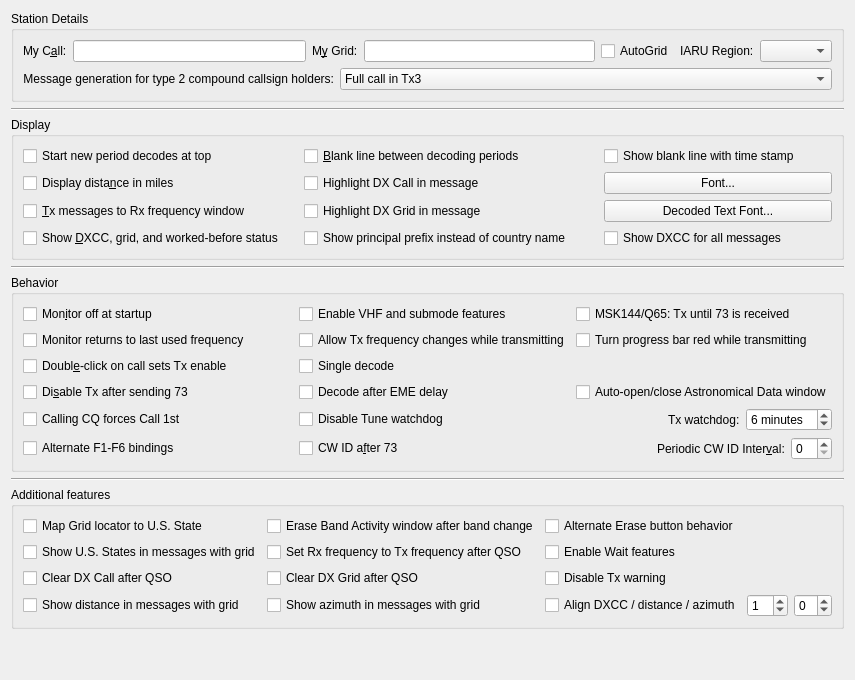
     <widget class="QWidget" name="general_tab">
      <attribute name="title">
       <string>Genera&amp;l</string>
      </attribute>
      <attribute name="toolTip">
       <string>General station details and settings.</string>
      </attribute>
      <layout class="QVBoxLayout" name="verticalLayout_4">
       <item>
        <widget class="QGroupBox" name="station_group_box">
         <property name="title">
          <string>Station Details</string>
         </property>
         <layout class="QVBoxLayout" name="verticalLayout_12">
          <item>
           <layout class="QHBoxLayout" name="horizontalLayout_14">
            <item>
             <layout class="QFormLayout" name="formLayout_3">
              <item row="0" column="0">
               <widget class="QLabel" name="callsign_label">
                <property name="text">
                 <string>My C&amp;all:</string>
                </property>
                <property name="buddy">
                 <cstring>callsign_line_edit</cstring>
                </property>
               </widget>
              </item>
              <item row="0" column="1">
               <widget class="QLineEdit" name="callsign_line_edit">
                <property name="toolTip">
                 <string>Station callsign.</string>
                </property>
               </widget>
              </item>
             </layout>
            </item>
            <item>
             <layout class="QFormLayout" name="formLayout_12">
              <item row="0" column="0">
               <widget class="QLabel" name="grid_label">
                <property name="text">
                 <string>M&amp;y Grid:</string>
                </property>
                <property name="buddy">
                 <cstring>grid_line_edit</cstring>
                </property>
               </widget>
              </item>
              <item row="0" column="1">
               <widget class="QLineEdit" name="grid_line_edit">
                <property name="toolTip">
                 <string>&lt;html&gt;&lt;head/&gt;&lt;body&gt;&lt;p&gt;Maidenhead locator, preferably 6 characters.&lt;/p&gt;&lt;/body&gt;&lt;/html&gt;</string>
                </property>
               </widget>
              </item>
             </layout>
            </item>
            <item>
             <widget class="QCheckBox" name="use_dynamic_grid">
              <property name="toolTip">
               <string>Check to allow grid changes from external programs</string>
              </property>
              <property name="text">
               <string>AutoGrid</string>
              </property>
             </widget>
            </item>
            <item>
             <layout class="QFormLayout" name="formLayout_2">
              <item row="0" column="0">
               <widget class="QLabel" name="label_12">
                <property name="text">
                 <string>IARU Region:</string>
                </property>
                <property name="buddy">
                 <cstring>region_combo_box</cstring>
                </property>
               </widget>
              </item>
              <item row="0" column="1">
               <widget class="QComboBox" name="region_combo_box">
                <property name="toolTip">
                 <string>&lt;html&gt;&lt;head/&gt;&lt;body&gt;&lt;p&gt;Select your IARU region.&lt;/p&gt;&lt;/body&gt;&lt;/html&gt;</string>
                </property>
               </widget>
              </item>
             </layout>
            </item>
           </layout>
          </item>
          <item>
           <layout class="QFormLayout" name="formLayout_13">
            <item row="0" column="0">
             <widget class="QLabel" name="label_5">
              <property name="text">
               <string>Message generation for type 2 compound callsign holders:</string>
              </property>
              <property name="alignment">
               <set>Qt::AlignRight|Qt::AlignTrailing|Qt::AlignVCenter</set>
              </property>
              <property name="buddy">
               <cstring>type_2_msg_gen_combo_box</cstring>
              </property>
             </widget>
            </item>
            <item row="0" column="1">
             <widget class="QComboBox" name="type_2_msg_gen_combo_box">
              <property name="enabled">
               <bool>true</bool>
              </property>
              <property name="toolTip">
               <string>&lt;html&gt;&lt;head/&gt;&lt;body&gt;&lt;p&gt;Type 2 compound callsigns are those with prefixes or suffixes not included in the allowed shortlist (See Help-&amp;gt;Add-on prefixes and suffixes).&lt;/p&gt;&lt;p&gt;This option determines which generated messages should contain your full type 2 compound call sign rather than your base callsign. It only applies if you have a type 2 compound callsign.&lt;/p&gt;&lt;p&gt;This option controls the way the messages that are used to answer CQ calls are generated. Generated messages 6 (CQ) and 5 (73) will always contain your full callsign. The JT65 and JT9 protocols allow for some standard messages with your full call at the expense of another piece of information such as the DX call or your locator.&lt;/p&gt;&lt;p&gt;Choosing message 1 omits the DX callsign which may be an issue when replying to CQ calls. Choosing message 3 also omits the DX callsign and many versions of this and other software will not extract the report. Choosing neither means that your full callsign only goes in your message 5 (73) so your QSO partner may log the wrong callsign.&lt;/p&gt;&lt;p&gt;None of these options are perfect, message 3 is usually best but be aware your QSO partner may not log the report you send them.&lt;/p&gt;&lt;/body&gt;&lt;/html&gt;</string>
              </property>
              <property name="currentIndex">
               <number>1</number>
              </property>
              <item>
               <property name="text">
                <string>Full call in Tx1</string>
               </property>
              </item>
              <item>
               <property name="text">
                <string>Full call in Tx3</string>
               </property>
              </item>
              <item>
               <property name="text">
                <string>Full call in Tx5 only</string>
               </property>
              </item>
             </widget>
            </item>
           </layout>
          </item>
         </layout>
        </widget>
       </item>
       <item>
        <widget class="Line" name="line_5">
         <property name="orientation">
          <enum>Qt::Horizontal</enum>
         </property>
        </widget>
       </item>
       <item>
        <widget class="QGroupBox" name="display_group_box">
         <property name="title">
          <string>Display</string>
         </property>
         <layout class="QGridLayout" name="gridLayout_4">
          <item row="0" column="1">
           <widget class="QCheckBox" name="insert_blank_check_box">
            <property name="toolTip">
             <string>Include a separator line between periods in the band activity window.</string>
            </property>
            <property name="text">
             <string>&amp;Blank line between decoding periods</string>
            </property>
           </widget>
          </item>
          <item row="3" column="1">
           <widget class="QCheckBox" name="cbHighlightDXgrid">
            <property name="text">
             <string>Highlight DX Grid in message</string>
            </property>
           </widget>
          </item>
          <item row="0" column="2">
           <widget class="QCheckBox" name="cb_detailed_blank_line">
            <property name="toolTip">
             <string>Show the separator line between periods with time stamp of the decode period.</string>
            </property>
            <property name="text">
             <string>Show blank line with time stamp</string>
            </property>
           </widget>
          </item>
          <item row="4" column="1">
           <widget class="QCheckBox" name="ppfx_check_box">
            <property name="text">
             <string>Show principal prefix instead of country name        </string>
            </property>
           </widget>
          </item>
          <item row="2" column="2">
           <widget class="QPushButton" name="font_push_button">
            <property name="toolTip">
             <string>Set the font characteristics for the application.</string>
            </property>
            <property name="text">
             <string>Font...</string>
            </property>
           </widget>
          </item>
          <item row="2" column="1">
           <widget class="QCheckBox" name="cbHighlightDXcall">
            <property name="text">
             <string>Highlight DX Call in message</string>
            </property>
           </widget>
          </item>
          <item row="2" column="0">
           <widget class="QCheckBox" name="miles_check_box">
            <property name="toolTip">
             <string>Show distance to DX station in miles rather than kilometers.</string>
            </property>
            <property name="text">
             <string>Display dista&amp;nce in miles</string>
            </property>
           </widget>
          </item>
          <item row="0" column="0">
           <widget class="QCheckBox" name="decodes_from_top_check_box">
            <property name="toolTip">
             <string>&lt;html&gt;&lt;head/&gt;&lt;body&gt;&lt;p&gt;Check to have decodes for a new period start at the top of the Band Activity window and not scroll off the top when the window is full.&lt;/p&gt;&lt;p&gt;This is to aid selecting decodes to double-click while decoding is still in progress. Use the Band Activity vertical scroll bar to reveal decodes past the bottom of the window.&lt;/p&gt;&lt;/body&gt;&lt;/html&gt;</string>
            </property>
            <property name="text">
             <string>Start new period decodes at top</string>
            </property>
           </widget>
          </item>
          <item row="3" column="2">
           <widget class="QPushButton" name="decoded_text_font_push_button">
            <property name="toolTip">
             <string>Set the font characteristics for the Band Activity and Rx Frequency areas.</string>
            </property>
            <property name="text">
             <string>Decoded Text Font...</string>
            </property>
           </widget>
          </item>
          <item row="4" column="0">
           <widget class="QCheckBox" name="DXCC_check_box">
            <property name="toolTip">
             <string>Show if decoded stations are new DXCC entities or worked before.</string>
            </property>
            <property name="text">
             <string>Show &amp;DXCC, grid, and worked-before status    </string>
            </property>
            <property name="checked">
             <bool>false</bool>
            </property>
           </widget>
          </item>
          <item row="4" column="2">
           <widget class="QCheckBox" name="show_country_names_check_box">
            <property name="text">
             <string>Show DXCC for all messages</string>
            </property>
           </widget>
          </item>
          <item row="3" column="0">
           <widget class="QCheckBox" name="TX_messages_check_box">
            <property name="toolTip">
             <string>Show outgoing transmitted messages in the Rx frequency window.</string>
            </property>
            <property name="text">
             <string>&amp;Tx messages to Rx frequency window</string>
            </property>
           </widget>
          </item>
         </layout>
        </widget>
       </item>
       <item>
        <widget class="Line" name="line_7">
         <property name="orientation">
          <enum>Qt::Horizontal</enum>
         </property>
        </widget>
       </item>
       <item>
        <widget class="QGroupBox" name="behaviour_group_box">
         <property name="title">
          <string>Behavior</string>
         </property>
         <layout class="QGridLayout" name="gridLayout_8">
          <item row="7" column="0">
           <widget class="QCheckBox" name="alternate_bindings_check_box">
            <property name="text">
             <string>Alternate F1-F6 bindings</string>
            </property>
           </widget>
          </item>
          <item row="5" column="0">
           <widget class="QCheckBox" name="force_call_1st_check_box">
            <property name="text">
             <string>Calling CQ forces Call 1st</string>
            </property>
           </widget>
          </item>
          <item row="2" column="2">
           <widget class="QCheckBox" name="single_decode_check_box">
            <property name="text">
             <string>Single decode</string>
            </property>
           </widget>
          </item>
          <item row="1" column="2">
           <widget class="QCheckBox" name="tx_QSY_check_box">
            <property name="toolTip">
             <string>&lt;html&gt;&lt;head/&gt;&lt;body&gt;&lt;p&gt;Some rigs are not able to process CAT commands while transmitting. This means that if you are operating in split mode you may have to uncheck this option.&lt;/p&gt;&lt;/body&gt;&lt;/html&gt;</string>
            </property>
            <property name="text">
             <string>Allow Tx frequency changes while transmitting</string>
            </property>
           </widget>
          </item>
          <item row="0" column="0">
           <widget class="QCheckBox" name="monitor_off_check_box">
            <property name="toolTip">
             <string>Don't start decoding until the monitor button is clicked.</string>
            </property>
            <property name="text">
             <string>Mon&amp;itor off at startup</string>
            </property>
            <property name="checked">
             <bool>false</bool>
            </property>
           </widget>
          </item>
          <item row="3" column="2">
           <widget class="QCheckBox" name="decode_at_52s_check_box">
            <property name="text">
             <string>Decode after EME delay</string>
            </property>
           </widget>
          </item>
          <item row="0" column="2">
           <widget class="QCheckBox" name="enable_VHF_features_check_box">
            <property name="text">
             <string>Enable VHF and submode features</string>
            </property>
           </widget>
          </item>
          <item row="3" column="0">
           <widget class="QCheckBox" name="disable_TX_on_73_check_box">
            <property name="toolTip">
             <string>Turns off automatic transmissions after sending a 73 or any other free
text message.</string>
            </property>
            <property name="text">
             <string>Di&amp;sable Tx after sending 73</string>
            </property>
           </widget>
          </item>
          <item row="7" column="2" colspan="2">
           <layout class="QHBoxLayout" name="horizontalLayout_9">
            <item>
             <widget class="QCheckBox" name="CW_id_after_73_check_box">
              <property name="toolTip">
               <string>Send a CW ID after every 73 or free text message.</string>
              </property>
              <property name="text">
               <string>CW ID a&amp;fter 73</string>
              </property>
             </widget>
            </item>
            <item>
             <spacer name="horizontalSpacer">
              <property name="orientation">
               <enum>Qt::Horizontal</enum>
              </property>
              <property name="sizeHint" stdset="0">
               <size>
                <width>0</width>
                <height>0</height>
               </size>
              </property>
             </spacer>
            </item>
            <item>
             <widget class="QLabel" name="label">
              <property name="sizePolicy">
               <sizepolicy hsizetype="Preferred" vsizetype="Preferred">
                <horstretch>0</horstretch>
                <verstretch>0</verstretch>
               </sizepolicy>
              </property>
              <property name="text">
               <string>Periodic CW ID Inter&amp;val:</string>
              </property>
              <property name="buddy">
               <cstring>CW_id_interval_spin_box</cstring>
              </property>
             </widget>
            </item>
            <item>
             <widget class="QSpinBox" name="CW_id_interval_spin_box">
              <property name="toolTip">
               <string>Send a CW ID periodically every few minutes.
This might be required under your countries licence regulations.
It will not interfere with other users as it is always sent in the
quiet period when decoding is done.</string>
              </property>
             </widget>
            </item>
           </layout>
          </item>
          <item row="1" column="0">
           <widget class="QCheckBox" name="monitor_last_used_check_box">
            <property name="toolTip">
             <string>&lt;html&gt;&lt;head/&gt;&lt;body&gt;&lt;p&gt;Check this if you wish to automatically return to the last monitored frequency when monitor is enabled, leave it unchecked if you wish to have the current rig frequency maintained.&lt;/p&gt;&lt;/body&gt;&lt;/html&gt;</string>
            </property>
            <property name="text">
             <string>Monitor returns to last used frequency</string>
            </property>
           </widget>
          </item>
          <item row="2" column="0">
           <widget class="QCheckBox" name="quick_call_check_box">
            <property name="toolTip">
             <string>Automatic transmission mode.</string>
            </property>
            <property name="text">
             <string>Doubl&amp;e-click on call sets Tx enable</string>
            </property>
           </widget>
          </item>
          <item row="5" column="2" colspan="2">
           <layout class="QHBoxLayout" name="horizontalLayout_12">
            <item>
             <widget class="QCheckBox" name="disable_Tune_watchdog_check_box">
              <property name="toolTip">
               <string>&lt;html&gt;&lt;head/&gt;&lt;body&gt;&lt;p&gt;Disable the Tune watchdog.&lt;/p&gt;&lt;/body&gt;&lt;/html&gt;</string>
              </property>
              <property name="text">
               <string>Disable Tune watchdog</string>
              </property>
             </widget>
            </item>
            <item>
             <spacer name="horizontalSpacer_7">
              <property name="orientation">
               <enum>Qt::Horizontal</enum>
              </property>
              <property name="sizeHint" stdset="0">
               <size>
                <width>0</width>
                <height>0</height>
               </size>
              </property>
             </spacer>
            </item>
            <item>
             <widget class="QLabel" name="label_10">
              <property name="text">
               <string>Tx watchdog:</string>
              </property>
              <property name="buddy">
               <cstring>tx_watchdog_spin_box</cstring>
              </property>
             </widget>
            </item>
            <item>
             <widget class="QSpinBox" name="tx_watchdog_spin_box">
              <property name="toolTip">
               <string>&lt;html&gt;&lt;head/&gt;&lt;body&gt;&lt;p&gt;Number of minutes before unattended transmissions are aborted&lt;/p&gt;&lt;/body&gt;&lt;/html&gt;</string>
              </property>
              <property name="specialValueText">
               <string>Disabled</string>
              </property>
              <property name="suffix">
               <string> minutes</string>
              </property>
              <property name="prefix">
               <string/>
              </property>
              <property name="value">
               <number>6</number>
              </property>
             </widget>
            </item>
           </layout>
          </item>
          <item row="1" column="1">
           <spacer name="horizontalSpacer_14">
            <property name="orientation">
             <enum>Qt::Horizontal</enum>
            </property>
            <property name="sizeType">
             <enum>QSizePolicy::Fixed</enum>
            </property>
            <property name="sizeHint" stdset="0">
             <size>
              <width>20</width>
              <height>20</height>
             </size>
            </property>
           </spacer>
          </item>
          <item row="0" column="3">
           <widget class="QCheckBox" name="repeat_Tx_check_box">
            <property name="toolTip">
             <string>&lt;html&gt;&lt;head/&gt;&lt;body&gt;&lt;p&gt;Tx until 73 is received when in MSK144 or Q65 mode. &lt;/p&gt;&lt;/body&gt;&lt;/html&gt;</string>
            </property>
            <property name="text">
             <string>MSK144/Q65: Tx until 73 is received</string>
            </property>
           </widget>
          </item>
          <item row="3" column="3">
           <widget class="QCheckBox" name="auto_astro_check_box">
            <property name="toolTip">
             <string>&lt;html&gt;&lt;head/&gt;&lt;body&gt;&lt;p&gt;Open the Astronomical Data window automatically when switching to Q65 or JT65 mode and Decode after EME delay is enabled, and close it when no longer needed.&lt;/p&gt;&lt;/body&gt;&lt;/html&gt;</string>
            </property>
            <property name="text">
             <string>Auto-open/close Astronomical Data window</string>
            </property>
           </widget>
          </item>
          <item row="1" column="3">
           <widget class="QCheckBox" name="progress_bar_check_box">
            <property name="toolTip">
             <string>&lt;html&gt;&lt;head/&gt;&lt;body&gt;&lt;p&gt;Turn the progress bar red while transmitting.&lt;/p&gt;&lt;/body&gt;&lt;/html&gt;</string>
            </property>
            <property name="text">
             <string>Turn progress bar red while transmitting</string>
            </property>
           </widget>
          </item>
         </layout>
        </widget>
       </item>
       <item>
        <widget class="Line" name="line_2">
         <property name="orientation">
          <enum>Qt::Horizontal</enum>
         </property>
        </widget>
       </item>
       <item>
        <widget class="QGroupBox" name="additional_features_box">
         <property name="title">
          <string>Additional features</string>
         </property>
         <layout class="QGridLayout" name="gridLayout_17">
          <item row="2" column="1">
           <widget class="QCheckBox" name="cbRxToTxAfterQSO">
            <property name="text">
             <string>Set Rx frequency to Tx frequency after QSO</string>
            </property>
           </widget>
          </item>
          <item row="4" column="0">
           <widget class="QCheckBox" name="cb_showDistance">
            <property name="toolTip">
             <string>&lt;html&gt;&lt;head/&gt;&lt;body&gt;&lt;p&gt;If a station sends locator, calculate and show the distance in Band Activity pane.&lt;/p&gt;&lt;/body&gt;&lt;/html&gt;</string>
            </property>
            <property name="text">
             <string>Show distance in messages with grid</string>
            </property>
           </widget>
          </item>
          <item row="1" column="1">
           <widget class="QCheckBox" name="cbEraseBandActivity">
            <property name="text">
             <string>Erase Band Activity window after band change</string>
            </property>
           </widget>
          </item>
          <item row="3" column="1">
           <widget class="QCheckBox" name="cbClearDXgrid">
            <property name="text">
             <string>Clear DX Grid after QSO</string>
            </property>
           </widget>
          </item>
          <item row="2" column="0">
           <widget class="QCheckBox" name="Map_All_Messages">
            <property name="text">
             <string>Show U.S. States in messages with grid</string>
            </property>
           </widget>
          </item>
          <item row="1" column="0">
           <widget class="QCheckBox" name="Map_Grid_to_State">
            <property name="text">
             <string>Map Grid locator to U.S. State</string>
            </property>
           </widget>
          </item>
          <item row="4" column="2">
           <widget class="QCheckBox" name="cb_Align">
            <property name="toolTip">
             <string>&lt;html&gt;&lt;head/&gt;&lt;body&gt;&lt;p&gt;Align the text for DXCC, distance and azimuth.&lt;/p&gt;&lt;/body&gt;&lt;/html&gt;</string>
            </property>
            <property name="text">
             <string>Align DXCC / distance / azimuth</string>
            </property>
           </widget>
          </item>
          <item row="1" column="2">
           <widget class="QCheckBox" name="alternate_erase_button_check_box">
            <property name="text">
             <string>Alternate Erase button behavior</string>
            </property>
           </widget>
          </item>
          <item row="3" column="0">
           <widget class="QCheckBox" name="cbClearDXcall">
            <property name="text">
             <string>Clear DX Call after QSO</string>
            </property>
           </widget>
          </item>
          <item row="4" column="3">
           <widget class="QSpinBox" name="align_spin_box">
            <property name="toolTip">
             <string>&lt;html&gt;&lt;head/&gt;&lt;body&gt;&lt;p&gt;Increase or decrease the space between massage text and DXCC.&lt;/p&gt;&lt;/body&gt;&lt;/html&gt;</string>
            </property>
            <property name="minimum">
             <number>-2</number>
            </property>
            <property name="maximum">
             <number>10</number>
            </property>
            <property name="value">
             <number>1</number>
            </property>
           </widget>
          </item>
          <item row="2" column="2">
           <widget class="QCheckBox" name="enable_Wait_features_check_box">
            <property name="text">
             <string>Enable Wait features</string>
            </property>
           </widget>
          </item>
          <item row="3" column="2">
           <widget class="QCheckBox" name="disable_Tx_warning_check_box">
            <property name="text">
             <string>Disable Tx warning</string>
            </property>
           </widget>
          </item>
          <item row="4" column="1">
           <widget class="QCheckBox" name="cb_showAzimuth">
            <property name="toolTip">
             <string>&lt;html&gt;&lt;head/&gt;&lt;body&gt;&lt;p&gt;If a station sends a valid Maidenhead locator, calculate and show the great-circle azimuth in Band Activity pane.&lt;/p&gt;&lt;/body&gt;&lt;/html&gt;</string>
            </property>
            <property name="text">
             <string>Show azimuth in messages with grid</string>
            </property>
           </widget>
          </item>
          <item row="4" column="4">
           <widget class="QSpinBox" name="align_spin_box2">
            <property name="toolTip">
             <string>&lt;html&gt;&lt;head/&gt;&lt;body&gt;&lt;p&gt;Increase or decrease the space between DXCC and distance/azimuth.&lt;/p&gt;&lt;/body&gt;&lt;/html&gt;</string>
            </property>
            <property name="minimum">
             <number>-8</number>
            </property>
            <property name="maximum">
             <number>5</number>
            </property>
           </widget>
          </item>
         </layout>
        </widget>
       </item>
       <item>
        <spacer name="verticalSpacer_9">
         <property name="orientation">
          <enum>Qt::Vertical</enum>
         </property>
         <property name="sizeHint" stdset="0">
          <size>
           <width>20</width>
           <height>40</height>
          </size>
         </property>
        </spacer>
       </item>
      </layout>
     </widget>
